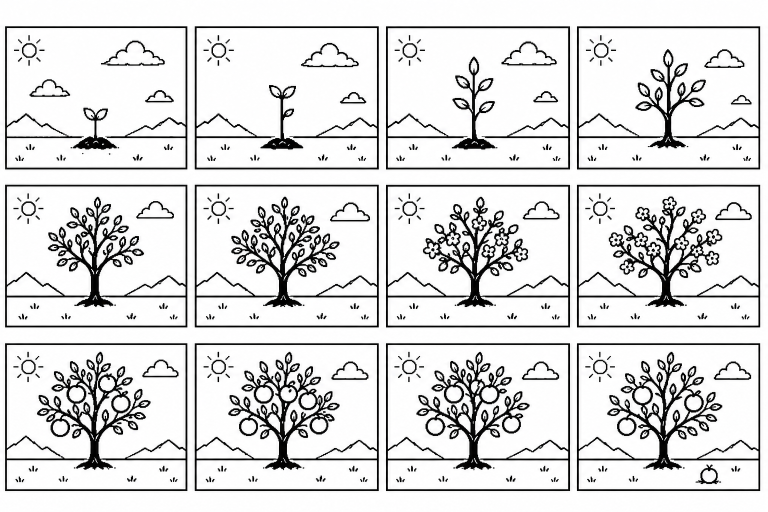
#> input picture src/OTAanimation.png, 1536 x 1024 px (shown at 1/2 size)
$ python test_bbox_fixed.py
#> lines starting #> are read from the running program, lines starting #| are printed output that depends on the picture; after the words box and inside, x2 and y2 are one past the last pixel; in counts of white or black regions, pixels touching at a corner belong together
from PIL import Image, ImageChops

img = Image.open("src/OTAanimation.png").convert("L")
w, h = img.size
#> w = 1536; h = 1024
cols, rows = 4, 3
sw = w // cols
#> sw = 384
sh = h // rows
#> sh = 341

bboxes = []
cells = []

for i in range(cols * rows):
    col = i % cols
    row = i // cols
    x = col * sw
    y = row * sh
    cell = img.crop((x, y, x+sw, y+sh))
    cells.append(cell)

    bg_color = cell.getpixel((0,0))
    if bg_color < 128:
        mask = cell.point(lambda p: 255 if p > 20 else 0, mode="1")
    else:
        mask = cell.point(lambda p: 255 if p < 235 else 0, mode="1")

    bbox = mask.getbbox()
    bboxes.append(bbox)
#> this loop made 12 passes
#> (bg_color, bbox) on passes 1 to 12: (254, (10, 52, 375, 339)), (254, (5, 52, 374, 339)), (255, (4, 52, 373, 339)), (254, (1, 52, 369, 339)), (253, (10, 28, 375, 314)), (255, (5, 28, 374, 314)), (250, (4, 28, 373, 314)), (254, (1, 28, 369, 314)), (252, (10, 4, 375, 301)), (255, (5, 4, 374, 300)), (253, (4, 4, 373, 301)), (254, (1, 4, 369, 301))
#> pass 1, `cell = img.crop((x, y, x+sw, y+sh))`:
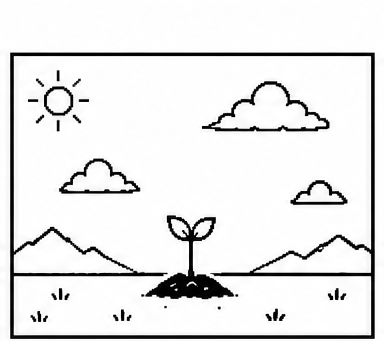
#> cell: PIL image 384x341 L; min 0, max 255, mean 231.4
#> pass 1, `mask = cell.point(lambda p: 255 if p < 235 else 0, mode="1")`:
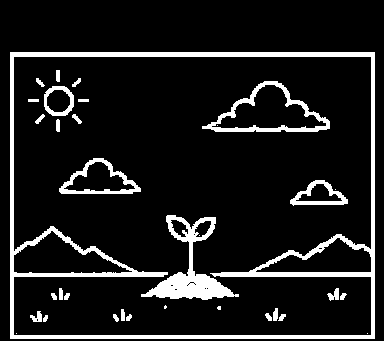
#> mask: PIL image 384x341 1; 11% white; 34 white regions (7 under 20 px), largest, box (x1, y1, x2, y2) and area: (10, 52, 375, 339) 8218, (141, 215, 239, 300) 2356, (202, 81, 330, 132) 1291
#> pass 2, `cell = img.crop((x, y, x+sw, y+sh))`:
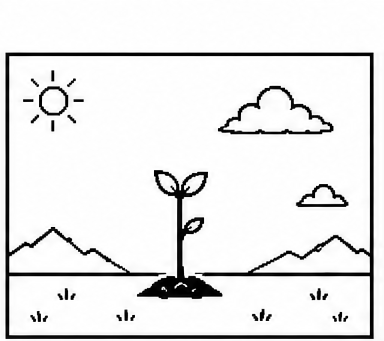
#> cell: PIL image 384x341 L; min 0, max 255, mean 231.5
#> pass 2, `mask = cell.point(lambda p: 255 if p < 235 else 0, mode="1")`:
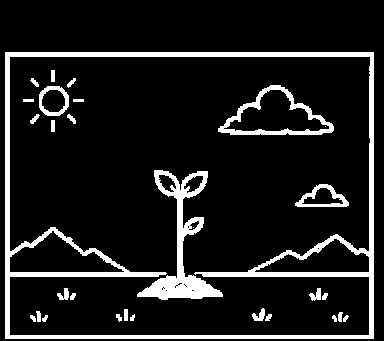
#> mask: PIL image 384x341 1; 11.3% white; 30 white regions (2 under 20 px), largest, box (x1, y1, x2, y2) and area: (5, 52, 374, 339) 8965, (137, 170, 223, 300) 2827, (218, 85, 334, 135) 1254
#> after the loop, bboxes = [(10, 52, 375, 339), (5, 52, 374, 339), (4, 52, 373, 339), (1, 52, 369, 339), (10, 28, 375, 314), (5, 28, 374, 314), (4, 28, 373, 314), (1, 28, 369, 314), (10, 4, 375, 301), (5, 4, 374, 300), (4, 4, 373, 301), (1, 4, 369, 301)]; cells = 12 items

# Find max width and height
max_w = max(b[2] - b[0] for b in bboxes if b)
#> max_w = 369
max_h = max(b[3] - b[1] for b in bboxes if b)
#> max_h = 297

print(f"Max bbox size: {max_w}x{max_h}")
#| Max bbox size: 369x297

for i, bbox in enumerate(bboxes):
    if bbox:
        cx = (bbox[0] + bbox[2]) / 2
        cy = (bbox[1] + bbox[3]) / 2

        crop_x0 = int(cx - max_w / 2)
        crop_y0 = int(cy - max_h / 2)
        crop_x1 = int(cx + max_w / 2)
        crop_y1 = int(cy + max_h / 2)

        # We save this centered crop
        c_crop = cells[i].crop((crop_x0, crop_y0, crop_x1, crop_y1))
        c_crop.save(f"test_frame_{i}.png")
#> this loop made 12 passes
#> (bbox, cx, cy, crop_x0, crop_y0, crop_x1, crop_y1) on passes 1, 2, 3, 4, 5, 6, 7, 8, 9, 10, 12: ((10, 52, 375, 339), 192.5, 195.5, 8, 47, 377, 344), ((5, 52, 374, 339), 189.5, 195.5, 5, 47, 374, 344), ((4, 52, 373, 339), 188.5, 195.5, 4, 47, 373, 344), ((1, 52, 369, 339), 185, 195.5, 0, 47, 369, 344), ((10, 28, 375, 314), 192.5, 171, 8, 22, 377, 319), ((5, 28, 374, 314), 189.5, 171, 5, 22, 374, 319), ((4, 28, 373, 314), 188.5, 171, 4, 22, 373, 319), ((1, 28, 369, 314), 185, 171, 0, 22, 369, 319), ((10, 4, 375, 301), 192.5, 152.5, 8, 4, 377, 301), ((5, 4, 374, 300), 189.5, 152, 5, 3, 374, 300), ((1, 4, 369, 301), 185, 152.5, 0, 4, 369, 301)
#> (cx, cy, crop_x0, crop_y0, crop_x1, crop_y1) on pass 11: (188.5, 152.5, 4, 4, 373, 301)
#> pass 1, `c_crop = cells[i].crop((crop_x0, crop_y0, crop_x1, crop_y1))`:
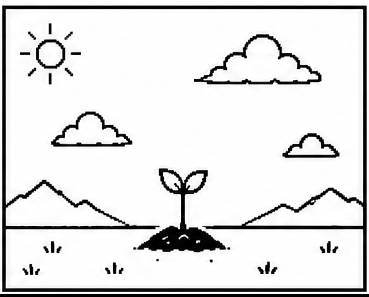
#> c_crop: PIL image 369x297 L; min 0, max 255, mean 224.5
#> pass 3, `c_crop = cells[i].crop((crop_x0, crop_y0, crop_x1, crop_y1))`:
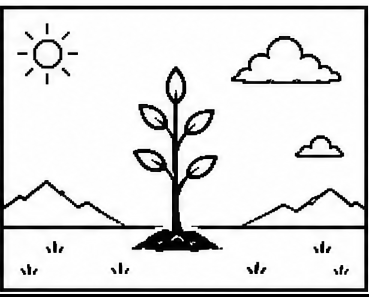
#> c_crop: PIL image 369x297 L; min 0, max 255, mean 221.4
#> after the loop:
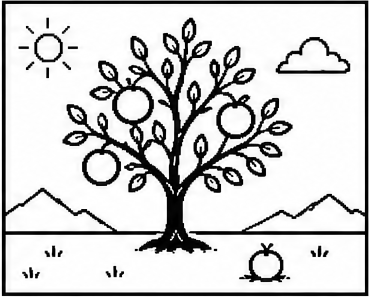
#> c_crop: PIL image 369x297 L; min 0, max 255, mean 206.6
